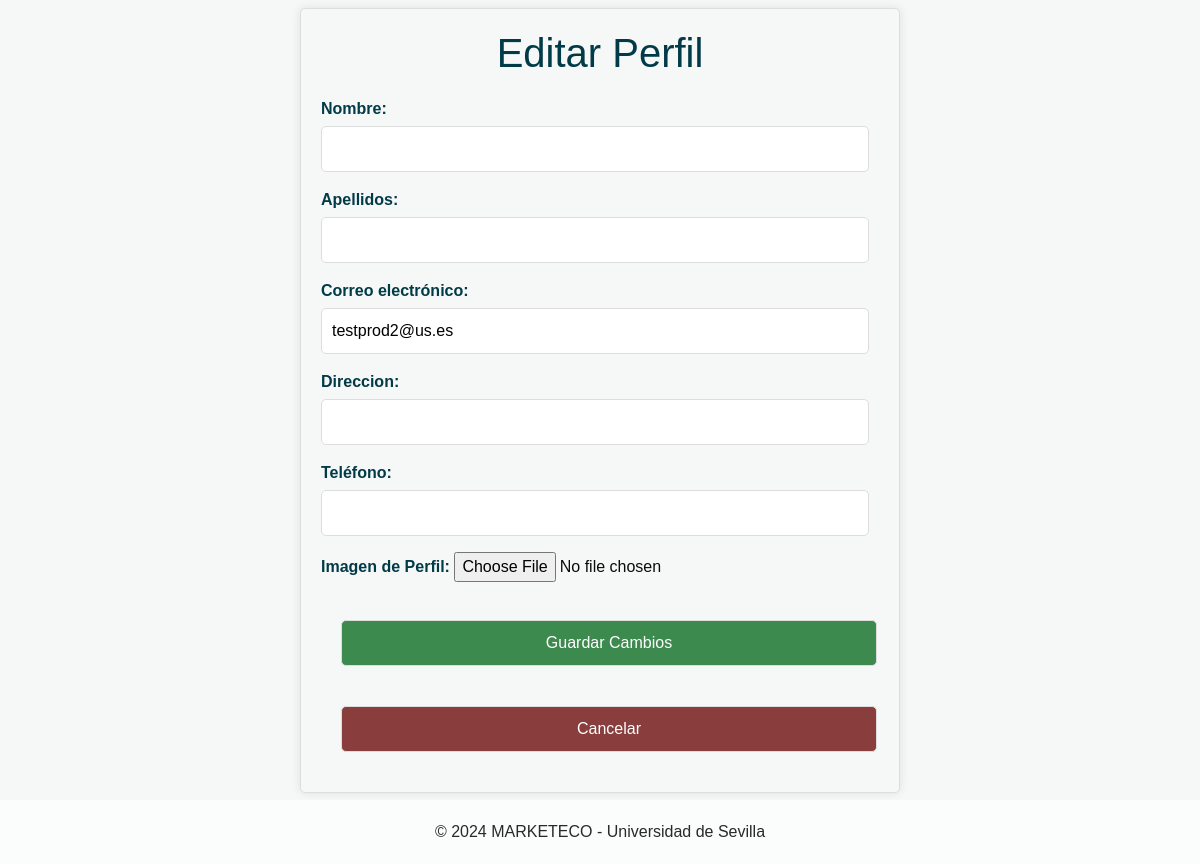
The page /usuarios/editar_perfil/ (signed in) on the database as committed earlier.
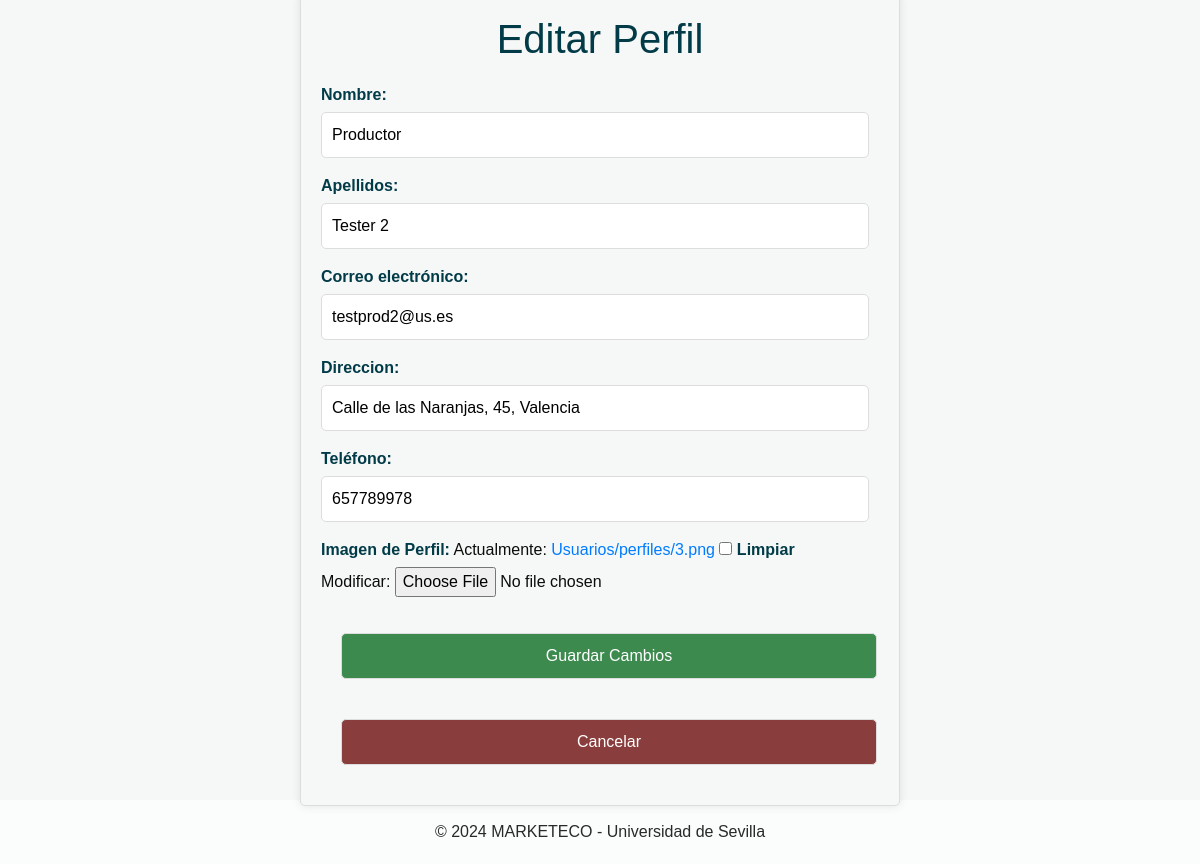
The same page on the database as committed later.
### Apps/Usuarios/models.py (models this page shows)
class Consumidor(AbstractUser):
    username = models.CharField('Username', blank=True, max_length=50)
    email = models.EmailField('Correo electrónico', unique=True, max_length=100)
    nombre = models.CharField('Nombre', max_length=254, blank=True, null=True)
    apellidos = models.CharField('Apellidos', max_length=254, blank=True, null=True)
    direccion = models.CharField('Direccion', max_length=255, blank=True, null=True)
    telefono = models.CharField('Teléfono', max_length=20, blank=True, null=True)
    fecha_alta = models.DateTimeField('Fecha de Alta', auto_now_add=True)
    photo = models.ImageField('Imagen de Perfil', upload_to='Usuarios/perfiles/', blank=True, null=True)
    photo_url = models.URLField('URL de Imagen de Perfil', blank=True, null=True)
    is_productor = models.BooleanField(default=False)
    is_active = models.BooleanField(default=True)
    is_staff = models.BooleanField(default=False)
    is_superuser = models.BooleanField(default=False)
    USERNAME_FIELD = 'email'
    REQUIRED_FIELDS = []
    objects = CustomUserManager()
    class Meta:
        verbose_name_plural = "Consumidores"

### Apps/Usuarios/views.py (the view)
# urls.py: path('usuarios/editar_perfil/', usuarios_views.edit_profile, name='edit_profile'),
@login_required
def edit_profile(request):
    user = request.user
    if request.method == 'POST':
        form = ProfileEditForm(request.POST, request.FILES, instance=user)
        if form.is_valid():
            form.save()
            messages.success(request, 'Tu perfil ha sido actualizado.')
            user_data = {
                'user': request.POST['email'],
                'nombre': request.POST['nombre'],
                'apellidos': request.POST['apellidos'],
                'direccion': request.POST['direccion'],
                'telefono': request.POST['telefono']
            }
            actualizar_consumidor_en_firebase(request, user_data)
            return redirect('perfil')  # Redirige al perfil después de la edición
    else:
        form = ProfileEditForm(instance=user)
    return render(request, 'edit_profile.html', {'form': form})

### Apps/Usuarios/forms.py
class ProfileEditForm(forms.ModelForm):
    class Meta:
        model = Consumidor
        fields = ['nombre', 'apellidos', 'email', 'direccion', 'telefono', 'photo']

### Apps/Usuarios/templates/edit_profile.html (shortened to what this page needs)
<!DOCTYPE html>
<html lang="en">
<head>
    <link rel="stylesheet" type="text/css" href="https://cdnjs.cloudflare.com/ajax/libs/OwlCarousel2/2.1.3/assets/owl.carousel.min.css" />
    <link rel="stylesheet" type="text/css" href="/../static/css/bootstrap.css"/>
    <link href="/../static/css/style.css" rel="stylesheet" />
    <link href="/../static/css/responsive.css" rel="stylesheet" />
</head>
<body>
    <div class="container_perfil">
        <div class="perfil_form">
            <h1>Editar Perfil</h1>
            <form method="post" enctype="multipart/form-data">
                {{ form.as_p }}
                {% load socialaccount %}
                {% if not socialaccount%}
                <button type="submit" class="btn">Guardar Cambios</button>
                {% else %}
                <div class="button_group">
                    <a href="/usuarios/password_reset/" class="btn btn_pass">Editar Contraseña</a>
                    <button type="submit" class="btn">Guardar Cambios</button>
                </div>
                {% endif %}
            </form>
            <a href="{% url 'perfil' %}" class="btn btn-cancel">Cancelar</a>
        </div>
    </div>
        <section class="container-fluid footer_section">
            <p>
            &copy;  2024 MARKETECO - Universidad de Sevilla </a>
            </p>
        </section>
</body>
</html>

Rows that differ between the two databases and show on the page:
changed Consumidor "testprod2@us.es": nombre (not shown) → "Productor"; apellidos (not shown) → "Tester 2"; direccion (not shown) → "Calle de las Naranjas, 45, Valencia"; telefono (not shown) → "657789978"
Other text that changed with them:
form field as_p: (not shown) → "☐"
text no longer shown: "Nombre: Apellidos: Correo electrónico: Direccion: Teléfono: Imagen de Perfil:"
text now shown: "Nombre: Apellidos: Correo electrónico: Direccion: Teléfono: Imagen de Perfil: Actualmente: Usuarios/perfiles/3.png Limpiar Modificar:"
